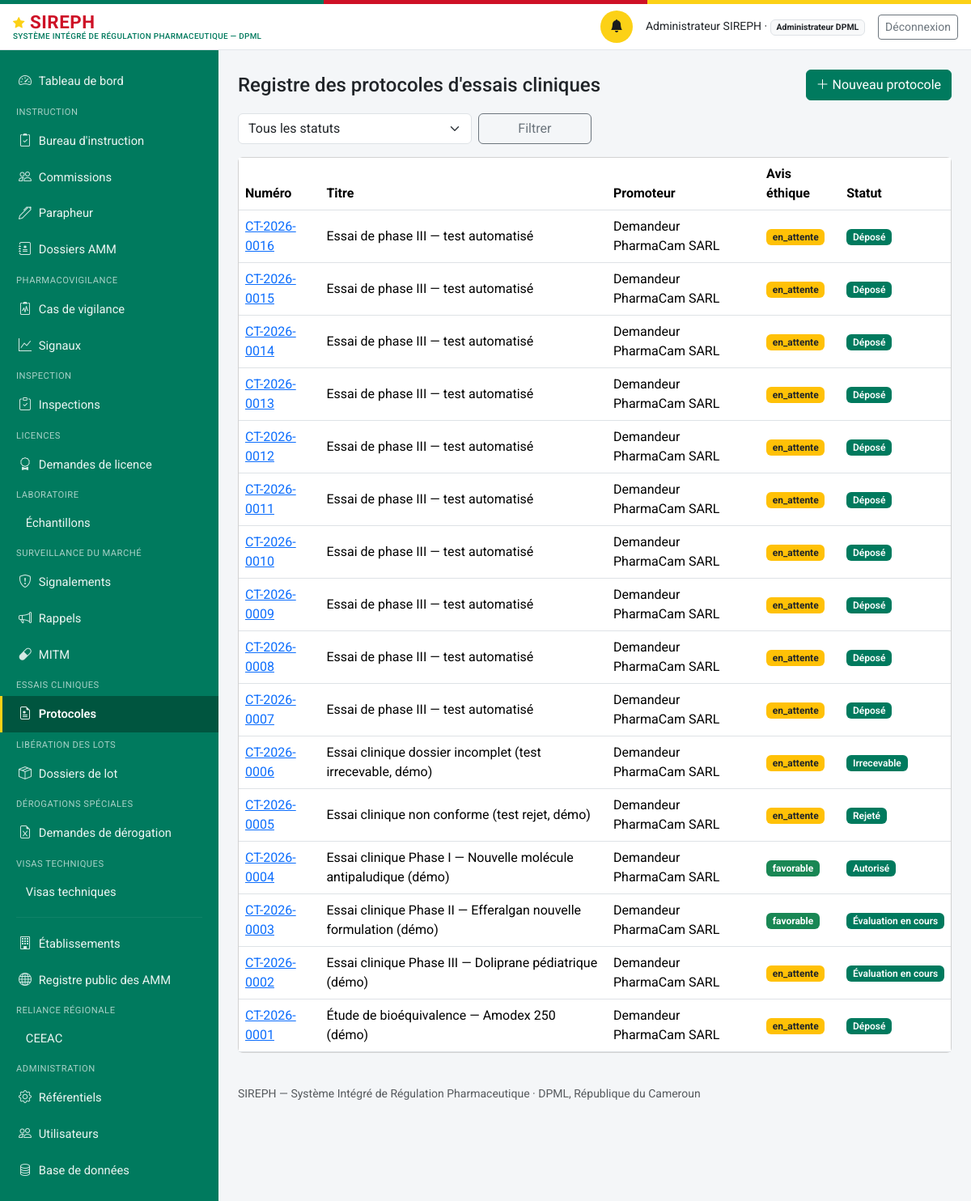
/protocoles (signed in), run on an earlier commit of the app's database.
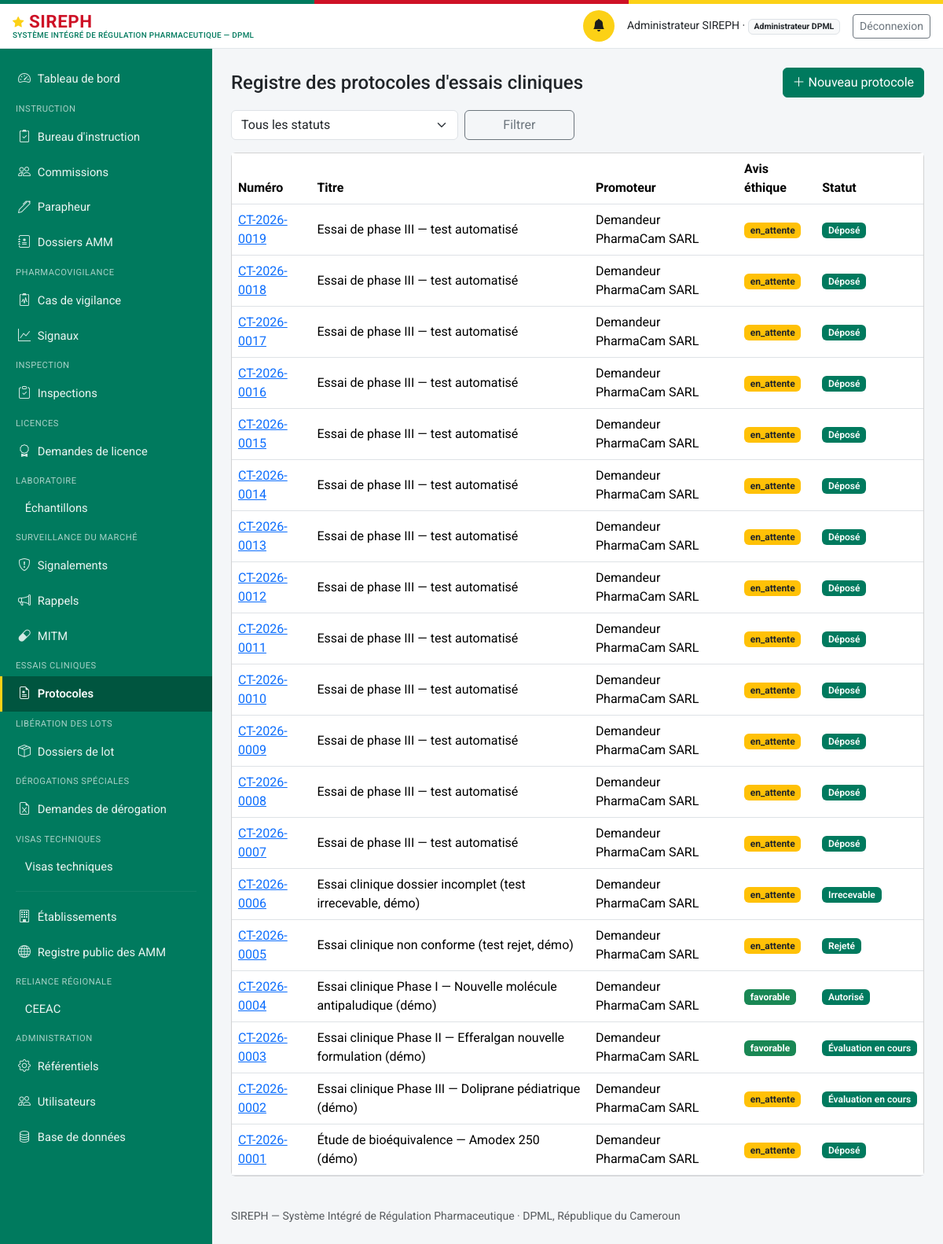
And on a later commit of the database.
### models.py (models this page shows, shortened)
class ProtocoleEssaiClinique(db.Model):
    id = db.Column(db.Integer, primary_key=True)
    numero = db.Column(db.String(30), unique=True, nullable=False)  # CT-{annee}-{seq4}
    titre = db.Column(db.String(300), nullable=False)
    promoteur_id = db.Column(db.Integer, db.ForeignKey("personne.id"), nullable=False)
    produit_etudie_id = db.Column(db.Integer, db.ForeignKey("produit.id"), nullable=True)
    reference_comite_ethique = db.Column(db.String(150), nullable=True)
    statut_avis_ethique = db.Column(db.String(20), nullable=False, default="en_attente")
    statut = db.Column(db.String(30), nullable=False, default="depose")
    motif_decision = db.Column(db.Text, nullable=True)
    date_depot = db.Column(db.DateTime, nullable=True)
    date_decision = db.Column(db.DateTime, nullable=True)
    date_validite = db.Column(db.Date, nullable=True)
    date_limite_reponse_complement = db.Column(db.DateTime, nullable=True)
    amendements_json = db.Column(db.Text, default="[]")
    rapports_etape_json = db.Column(db.Text, default="[]")
    date_creation = db.Column(db.DateTime, default=datetime.utcnow)
    date_maj = db.Column(db.DateTime, default=datetime.utcnow, onupdate=datetime.utcnow)
    promoteur = db.relationship("Personne", foreign_keys=[promoteur_id])
    produit_etudie = db.relationship("Produit", foreign_keys=[produit_etudie_id])
    sites_investigation = db.relationship("Etablissement", secondary="protocole_site", lazy="subquery")
    @property
    def amendements(self):
        return json.loads(self.amendements_json or "[]")
    @property
    def rapports_etape(self):
        return json.loads(self.rapports_etape_json or "[]")

class Personne(db.Model):
    id = db.Column(db.Integer, primary_key=True)
    nom_complet = db.Column(db.String(200), nullable=False)
    email = db.Column(db.String(150), unique=True, nullable=False)  # identifiant de connexion
    password_hash = db.Column(db.String(255), nullable=False)
    role_systeme = db.Column(db.String(50), nullable=False)
    etablissement_rattachement_id = db.Column(db.Integer, db.ForeignKey("etablissement.id"), nullable=True)
    contact = db.Column(db.String(200))
    statut_compte = db.Column(db.String(20), nullable=False, default="actif")
    date_creation = db.Column(db.DateTime, default=datetime.utcnow)
    etablissement = db.relationship("Etablissement", foreign_keys=[etablissement_rattachement_id])
    @property
    def role_label(self):
        from permissions import ROLES
        return ROLES.get(self.role_systeme, self.role_systeme)
    @property
    def niveau(self):
        from permissions import niveau
        return niveau(self)
    @property
    def est_externe(self):
        from permissions import est_externe
        return est_externe(self.role_systeme)

### routes_ct.py (the view)
@ct_bp.route("/protocoles")
@login_required
def registre():
    executer_verifications_delais_ct()
    u = current_user()
    q = ProtocoleEssaiClinique.query
    if u.role_systeme == "demandeur_externe":
        q = q.filter_by(promoteur_id=u.id)
    elif u.role_systeme not in ROLES_CT_INTERNES:
        abort(403)
    statut = request.args.get("statut", "")
    if statut:
        q = q.filter_by(statut=statut)
    protocoles = q.order_by(ProtocoleEssaiClinique.date_creation.desc()).all()
    return render_template("essais_cliniques/registre.html", protocoles=protocoles, statut=statut)

### auth.py (called while the page is built)
def current_user():
    uid = session.get("user_id")
    if not uid:
        return None
    return db.session.get(Personne, uid)

def login_required(view):
    @wraps(view)
    def wrapped(*a, **kw):
        if not current_user():
            return redirect(url_for("login", next=request.path))
        return view(*a, **kw)
    return wrapped

### delais.py (called while the page is built)
def get_parametre(module, cle, default=None):
    p = ParametreModule.query.filter_by(module=module, cle=cle).first()
    return p.valeur if p else default

### permissions.py (called while the page is built)
def est_externe(role):
    return role in ROLES_EXTERNES

def niveau(user_ou_role):
    if user_ou_role is None:
        return 0
    role = getattr(user_ou_role, "role_systeme", user_ou_role)
    return NIVEAU_PAR_ROLE.get(role, 0)

def a_permission(user, cle_permission):
    if user is None:
        return False
    return user.role_systeme in PERMISSIONS_TRANSVERSES.get(cle_permission, [])

### templates/essais_cliniques/registre.html (shortened to what this page needs)
{% extends "base.html" %}
{% block content %}
<div class="d-flex justify-content-between align-items-center mb-3">
  <h4 class="mb-0">Registre des protocoles d'essais cliniques</h4>
  {% if current_user.role_systeme in ("demandeur_externe", "administrateur_dpml") %}
  <a href="{{ url_for('ct.nouveau') }}" class="btn btn-primary"><i class="bi bi-plus-lg"></i> Nouveau protocole</a>
  {% endif %}
</div>
<form method="get" class="row g-2 mb-3" role="search">
  <div class="col-md-4">
    <select class="form-select" id="statut" name="statut">
      <option value="">Tous les statuts</option>
    </select>
  </div>
  <div class="col-md-2"><button class="btn btn-outline-secondary w-100">Filtrer</button></div>
</form>
<div class="card">
  <div class="table-responsive">
    <table class="table table-hover align-middle mb-0">
      <thead><tr><th>Numéro</th><th>Titre</th><th>Promoteur</th><th>Avis éthique</th><th>Statut</th></tr></thead>
      <tbody>
        {% for p in protocoles %}
        <tr>
          <td><a href="{{ url_for('ct.fiche', id=p.id) }}">{{ p.numero }}</a></td>
          <td>{{ p.titre }}</td>
          <td>{{ p.promoteur.nom_complet }}</td>
          <td><span class="badge {{ 'bg-success' if p.statut_avis_ethique == 'favorable' else ('bg-danger' if p.statut_avis_ethique == 'defavorable' else 'bg-warning text-dark') }}">
            {{ p.statut_avis_ethique }}</span></td>
          <td><span class="badge bg-primary badge-statut">{{ STATUTS_CT.get(p.statut, p.statut) }}</span></td>
        </tr>
        {% else %}
        <tr><td colspan="5" class="text-center text-muted py-4">Aucun résultat ne correspond à ces critères.</td></tr>
        {% endfor %}
      </tbody>
    </table>
  </div>
</div>
{% endblock %}

What changed in the data, as far as the page shows it:
added ProtocoleEssaiClinique: numero "CT-2026-0019", titre "Essai de phase III — test automatisé", promoteur.nom_complet "Demandeur PharmaCam SARL", statut_avis_ethique "en_attente", get "Déposé"
added ProtocoleEssaiClinique: numero "CT-2026-0018", titre "Essai de phase III — test automatisé", promoteur.nom_complet "Demandeur PharmaCam SARL", statut_avis_ethique "en_attente", get "Déposé"
added ProtocoleEssaiClinique: numero "CT-2026-0017", titre "Essai de phase III — test automatisé", promoteur.nom_complet "Demandeur PharmaCam SARL", statut_avis_ethique "en_attente", get "Déposé"
